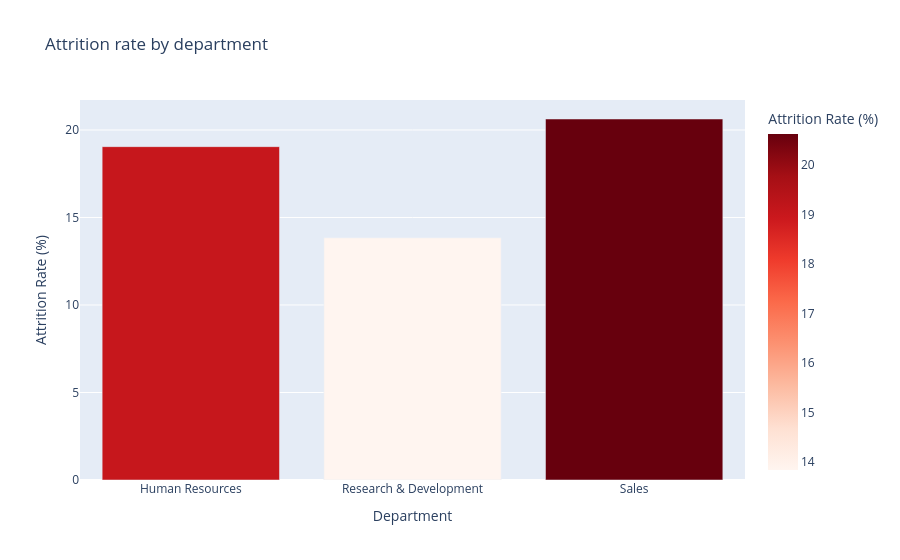

Notebook source saved alongside this figure:
### Code cell
import plotly.express as px

attrition_rate = df.groupby('Department')['Attrition'].apply(
    lambda x: (x == 'Yes').sum() / len(x) * 100
).reset_index()
attrition_rate.columns = ['Department', 'Attrition Rate (%)']

fig = px.bar(attrition_rate, x='Department', y='Attrition Rate (%)',
             title='Attrition rate by department',
             color='Attrition Rate (%)', color_continuous_scale='Reds')
fig.show()

### Figure 1 — Plotly figure (JSON) as saved in the notebook; plotly's stock layout.template omitted (floating-point values rounded to 4 significant figures)
{"data": [{"hovertemplate": "Department=%{x}<br>Attrition Rate (%)=%{marker.color}<extra></extra>", "legendgroup": "", "marker": {"color": [19.05, 13.84, 20.63], "coloraxis": "coloraxis", "pattern": {"shape": ""}}, "name": "", "orientation": "v", "showlegend": false, "textposition": "auto", "type": "bar", "x": ["Human Resources", "Research & Development", "Sales"], "xaxis": "x", "y": [19.05, 13.84, 20.63], "yaxis": "y"}], "layout": {"barmode": "relative", "coloraxis": {"colorbar": {"title": {"text": "Attrition Rate (%)"}}, "colorscale": [[0, "rgb(255,245,240)"], [0.125, "rgb(254,224,210)"], [0.25, "rgb(252,187,161)"], [0.375, "rgb(252,146,114)"], [0.5, "rgb(251,106,74)"], [0.625, "rgb(239,59,44)"], [0.75, "rgb(203,24,29)"], [0.875, "rgb(165,15,21)"], [1, "rgb(103,0,13)"]]}, "legend": {"tracegroupgap": 0}, "title": {"text": "Attrition rate by department"}, "xaxis": {"anchor": "y", "domain": [0, 1], "title": {"text": "Department"}}, "yaxis": {"anchor": "x", "domain": [0, 1], "title": {"text": "Attrition Rate (%)"}}}}
